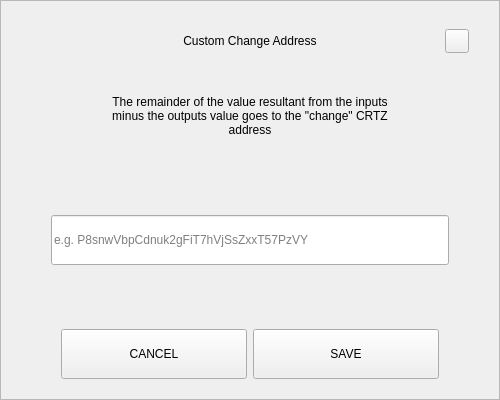
<?xml version="1.0" encoding="UTF-8"?>
<ui version="4.0">
 <class>SendChangeAddressDialog</class>
 <widget class="QDialog" name="SendChangeAddressDialog">
  <property name="geometry">
   <rect>
    <x>0</x>
    <y>0</y>
    <width>500</width>
    <height>400</height>
   </rect>
  </property>
  <property name="windowTitle">
   <string>Dialog</string>
  </property>
  <layout class="QVBoxLayout" name="verticalLayout">
   <property name="spacing">
    <number>0</number>
   </property>
   <property name="leftMargin">
    <number>0</number>
   </property>
   <property name="topMargin">
    <number>0</number>
   </property>
   <property name="rightMargin">
    <number>0</number>
   </property>
   <property name="bottomMargin">
    <number>0</number>
   </property>
   <item>
    <widget class="QFrame" name="frame">
     <property name="styleSheet">
      <string notr="true"/>
     </property>
     <property name="frameShape">
      <enum>QFrame::StyledPanel</enum>
     </property>
     <property name="frameShadow">
      <enum>QFrame::Raised</enum>
     </property>
     <layout class="QVBoxLayout" name="verticalLayout_2" stretch="0,0,0,0,0,0,0">
      <property name="spacing">
       <number>0</number>
      </property>
      <property name="leftMargin">
       <number>30</number>
      </property>
      <property name="topMargin">
       <number>20</number>
      </property>
      <property name="rightMargin">
       <number>30</number>
      </property>
      <property name="bottomMargin">
       <number>20</number>
      </property>
      <item>
       <layout class="QHBoxLayout" name="horizontalLayout_3">
        <property name="spacing">
         <number>0</number>
        </property>
        <item>
         <spacer name="horizontalSpacer_2">
          <property name="orientation">
           <enum>Qt::Horizontal</enum>
          </property>
          <property name="sizeHint" stdset="0">
           <size>
            <width>40</width>
            <height>20</height>
           </size>
          </property>
         </spacer>
        </item>
        <item>
         <widget class="QLabel" name="labelTitle">
          <property name="minimumSize">
           <size>
            <width>0</width>
            <height>40</height>
           </size>
          </property>
          <property name="maximumSize">
           <size>
            <width>16777215</width>
            <height>40</height>
           </size>
          </property>
          <property name="styleSheet">
           <string notr="true">padding-left:24px;</string>
          </property>
          <property name="text">
           <string>Custom Change Address</string>
          </property>
          <property name="alignment">
           <set>Qt::AlignCenter</set>
          </property>
          <property name="margin">
           <number>7</number>
          </property>
         </widget>
        </item>
        <item>
         <spacer name="horizontalSpacer">
          <property name="orientation">
           <enum>Qt::Horizontal</enum>
          </property>
          <property name="sizeHint" stdset="0">
           <size>
            <width>40</width>
            <height>20</height>
           </size>
          </property>
         </spacer>
        </item>
        <item>
         <widget class="QPushButton" name="btnEsc">
          <property name="minimumSize">
           <size>
            <width>24</width>
            <height>24</height>
           </size>
          </property>
          <property name="maximumSize">
           <size>
            <width>24</width>
            <height>24</height>
           </size>
          </property>
          <property name="focusPolicy">
           <enum>Qt::NoFocus</enum>
          </property>
          <property name="text">
           <string/>
          </property>
         </widget>
        </item>
       </layout>
      </item>
      <item>
       <spacer name="verticalSpacer_2">
        <property name="orientation">
         <enum>Qt::Vertical</enum>
        </property>
        <property name="sizeType">
         <enum>QSizePolicy::Fixed</enum>
        </property>
        <property name="sizeHint" stdset="0">
         <size>
          <width>20</width>
          <height>20</height>
         </size>
        </property>
       </spacer>
      </item>
      <item alignment="Qt::AlignHCenter">
       <widget class="QLabel" name="labelMessage">
        <property name="minimumSize">
         <size>
          <width>0</width>
          <height>70</height>
         </size>
        </property>
        <property name="text">
         <string>The remainder of the value resultant from the inputs minus the outputs value goes to the &quot;change&quot; CRTZ address</string>
        </property>
        <property name="alignment">
         <set>Qt::AlignCenter</set>
        </property>
        <property name="wordWrap">
         <bool>true</bool>
        </property>
       </widget>
      </item>
      <item>
       <spacer name="verticalSpacer_3">
        <property name="orientation">
         <enum>Qt::Vertical</enum>
        </property>
        <property name="sizeHint" stdset="0">
         <size>
          <width>20</width>
          <height>40</height>
         </size>
        </property>
       </spacer>
      </item>
      <item>
       <layout class="QHBoxLayout" name="horizontalLayout_2">
        <property name="spacing">
         <number>0</number>
        </property>
        <property name="leftMargin">
         <number>20</number>
        </property>
        <property name="rightMargin">
         <number>20</number>
        </property>
        <item>
         <widget class="QLineEdit" name="lineEditAddress">
          <property name="minimumSize">
           <size>
            <width>0</width>
            <height>50</height>
           </size>
          </property>
          <property name="placeholderText">
           <string notr="true">e.g. P8snwVbpCdnuk2gFiT7hVjSsZxxT57PzVY</string>
          </property>
         </widget>
        </item>
       </layout>
      </item>
      <item>
       <spacer name="verticalSpacer">
        <property name="orientation">
         <enum>Qt::Vertical</enum>
        </property>
        <property name="sizeHint" stdset="0">
         <size>
          <width>20</width>
          <height>40</height>
         </size>
        </property>
       </spacer>
      </item>
      <item>
       <layout class="QHBoxLayout" name="horizontalLayout" stretch="2,2">
        <property name="spacing">
         <number>6</number>
        </property>
        <property name="leftMargin">
         <number>30</number>
        </property>
        <property name="rightMargin">
         <number>30</number>
        </property>
        <item>
         <widget class="QPushButton" name="btnCancel">
          <property name="minimumSize">
           <size>
            <width>180</width>
            <height>50</height>
           </size>
          </property>
          <property name="focusPolicy">
           <enum>Qt::NoFocus</enum>
          </property>
          <property name="text">
           <string>CANCEL</string>
          </property>
         </widget>
        </item>
        <item>
         <widget class="QPushButton" name="btnSave">
          <property name="minimumSize">
           <size>
            <width>180</width>
            <height>50</height>
           </size>
          </property>
          <property name="focusPolicy">
           <enum>Qt::NoFocus</enum>
          </property>
          <property name="text">
           <string>SAVE</string>
          </property>
         </widget>
        </item>
       </layout>
      </item>
     </layout>
    </widget>
   </item>
  </layout>
 </widget>
 <resources/>
 <connections/>
</ui>
